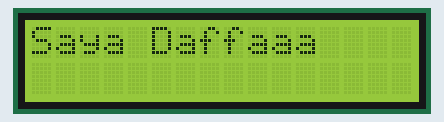
The sketch below on a simulated Arduino Uno, built with avr-gcc and run on an emulated ATmega328P. Parts: 16×2 character LCD.

Above: at 0.2 s.
At 1.2 s:
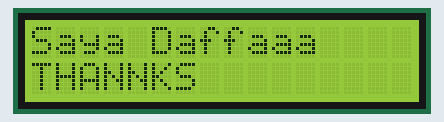

The sketch:

lcd.ino
```cpp
#include <Wire.h>
#include <LiquidCrystal_I2C.h>
LiquidCrystal_I2C lcd = LiquidCrystal_I2C (0x27, 16, 2);

void setup() {
  lcd.begin(16, 2);
  lcd.init();
  lcd.backlight();
}
void loop() {
  lcd.setCursor(0, 0);
  lcd.print("Saya Daffaaa");
  delay(1000);

  lcd.setCursor(0, 1);
  lcd.print("THANNKS");
  delay(800);

  lcd.clear();


  // Additional LCD control code
}
```

Measured:
- what the display in image 1 shows lasts 0.8 s, from 1.1 s to 1.9 s
